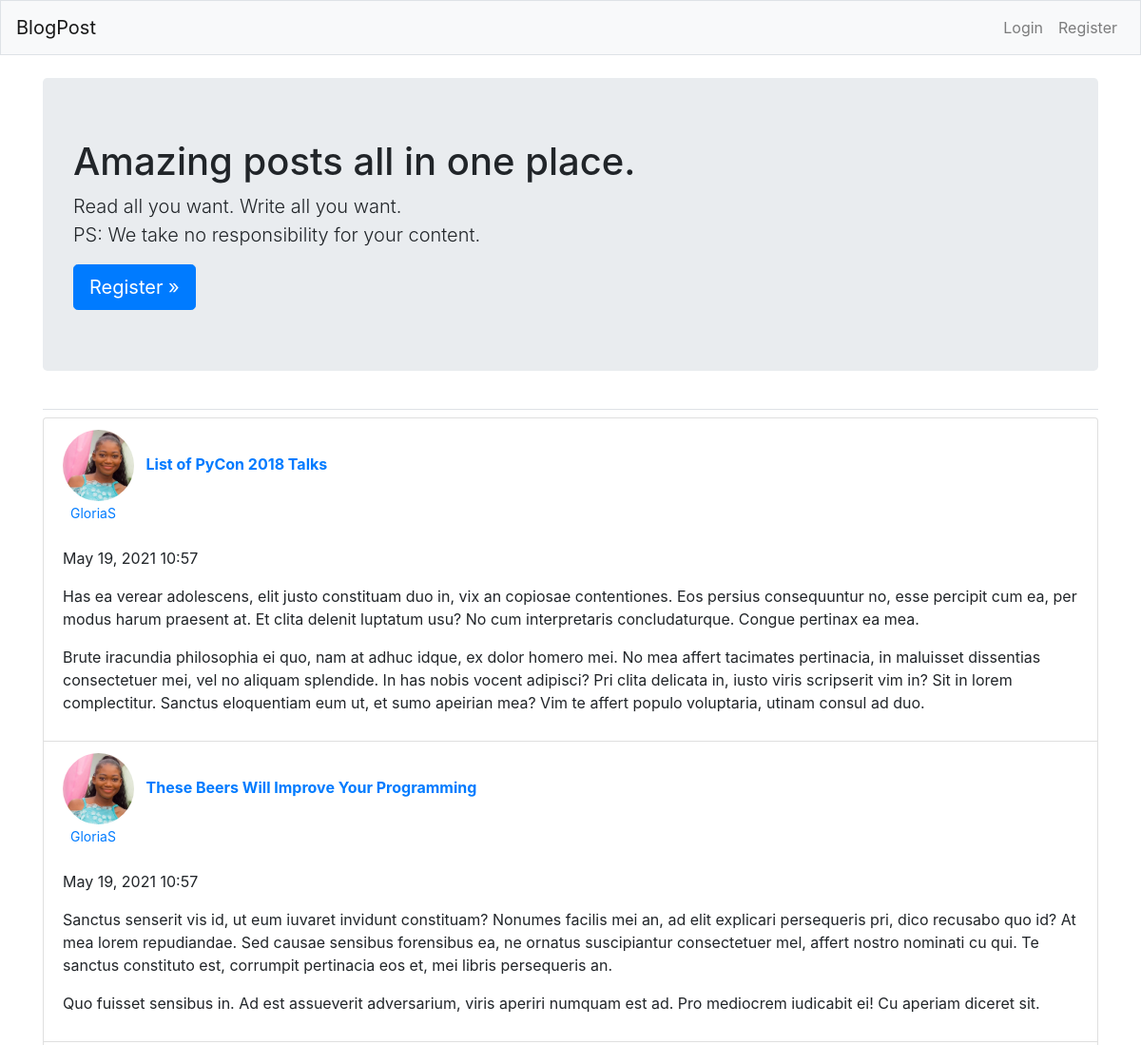
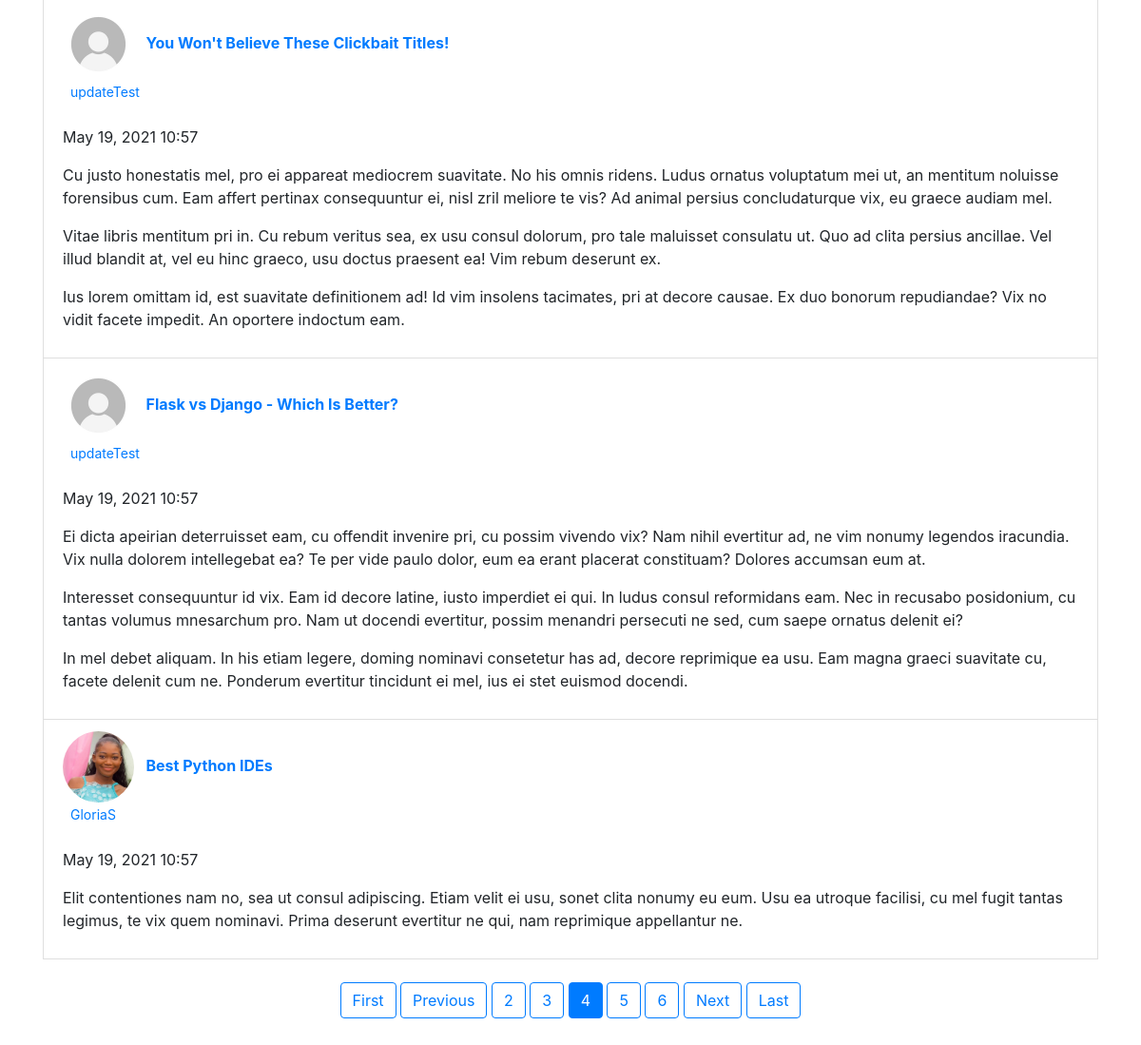
/?page=4, run on the app's committed database (2 pictures, top to bottom).
### BlogPost/models.py (models this page shows)
class BlogPost(models.Model):
    title = models.CharField(max_length=50)
    text = models.TextField()
    date_added = models.DateTimeField(auto_now_add=True)
    owner = models.ForeignKey(User, on_delete=models.CASCADE)
    def __str__(self):
        return self.title

### users/models.py (models this page shows, shortened)
class Profile(models.Model):
    user = models.OneToOneField(User, on_delete=models.CASCADE)
    image = models.ImageField(default='default.jpeg', upload_to='profile_pics')

### BlogPost/views.py (the view)
# urls.py: path('', views.BlogList.as_view(), name='index'),
class BlogList(ListView):
    model = BlogPost
    template_name = 'BlogPost/index.html'
    context_object_name = 'posts'
    ordering = ['-date_added']
    paginate_by = 5

### BlogPost/templates/BlogPost/index.html
{% extends "BlogPost/base.html" %}
{% block page_header %}
    <div class="jumbotron">
        <h1 class="display-5">Amazing posts all in one place.</h1>
        <p class="lead">Read all you want. Write all you want.
            <br>PS: We take no responsibility for your content.
        </p>
        {% if user.is_authenticated %}
        <h4><a href="{% url 'BlogPost:new_blog' %}">Add new blog post</a></h4>
        {% else %}
        <a class="btn btn-lg btn-primary" href="{% url 'users:register' %}"
            role="button">Register &raquo;</a>
        {% endif %}
    </div>
{% endblock page_header %}
{% block content %}
    <ul class="list-group ">
        {% for post in posts %}
        <li class="list-group-item">
            <img class="rounded-circle account-img avatar" width="75px" height="75px" src="{{ post.owner.profile.image.url }}">
            <a class="ml-2" href="{% url 'BlogPost:blog_detail' post.id %}">
                <b>{{ post }}<br><a href="{% url 'BlogPost:user_posts' post.owner.username %}">
                    <small class="ml-2">{{ post.owner }}</small>
                </a></b>
            </a>
            <br><br>
            <p>{{ post.date_added|date:'M d, Y H:i' }}</p>
            <p>{{ post.text|linebreaks }}</p>
        </li>
        {% empty %}
            <p>No blog posts have been added.</p>
        {% endfor %}
        {% if page_obj.has_other_pages %}
            <center><p class="pt-4 mb-4">
                {% if page_obj.has_previous %}
                    <a class="btn btn-outline-primary mb-4" href="?page=1">First</a>
                    <a class="btn btn-outline-primary mb-4" href="?page={{ page_obj.previous_page_number }}">Previous</a>
                {% endif %}
                {% for num in page_obj.paginator.page_range %}
                    {% if page_obj.number == num %}
                        <a class='btn btn-primary mb-4' href="?page={{ num }}">{{ num }}</a>
                    {% elif num > page_obj.number|add:'-3' and num < page_obj.number|add:'3' %}
                        <a class='btn btn-outline-primary mb-4' href="?page={{ num }}">{{ num }}</a>
                    {% endif %}
                {% endfor %}
                {% if page_obj.has_next %}
                    <a class="btn btn-outline-primary mb-4" href="?page={{ page_obj.next_page_number }}">Next</a>
                    <a class="btn btn-outline-primary mb-4" href="?page={{ page_obj.paginator.num_pages }}">Last</a>
                {% endif %}
            </p></center>
        {% endif %}
    </ul>
{% endblock content %}

### data on the page
BlogPost: owner.profile.image (picture), title "List of PyCon 2018 Talks", owner "GloriaS", date_added "May 19, 2021 10:57", text "Has ea verear adolescens, elit justo constituam duo in, vix an copiosae contentiones. Eos persius consequuntur no, esse percipit cum ea, per modus harum praesent at. Et clita delenit luptatum usu? No cum interpretaris concludaturque. Congue pertinax ea mea. Brute iracundia philosophia ei quo, nam at adhuc idque, ex dolor homero mei. No mea affert tacimates pertinacia, in maluisset dissentias consectetuer mei, vel no aliquam splendide. In has nobis vocent adipisci? Pri clita delicata in, iusto viris scripserit vim in? Sit in lorem complectitur. Sanctus eloquentiam eum ut, et sumo apeirian mea? Vim te affert populo voluptaria, utinam consul ad duo."
BlogPost: owner.profile.image (picture), title "These Beers Will Improve Your Programming", owner "GloriaS", date_added "May 19, 2021 10:57", text "Sanctus senserit vis id, ut eum iuvaret invidunt constituam? Nonumes facilis mei an, ad elit explicari persequeris pri, dico recusabo quo id? At mea lorem repudiandae. Sed causae sensibus forensibus ea, ne ornatus suscipiantur consectetuer mel, affert nostro nominati cu qui. Te sanctus constituto est, corrumpit pertinacia eos et, mei libris persequeris an. Quo fuisset sensibus in. Ad est assueverit adversarium, viris aperiri numquam est ad. Pro mediocrem iudicabit ei! Cu aperiam diceret sit."
BlogPost: owner.profile.image (placeholder picture), title "You Won't Believe These Clickbait Titles!", owner "updateTest", date_added "May 19, 2021 10:57", text "Cu justo honestatis mel, pro ei appareat mediocrem suavitate. No his omnis ridens. Ludus ornatus voluptatum mei ut, an mentitum noluisse forensibus cum. Eam affert pertinax consequuntur ei, nisl zril meliore te vis? Ad animal persius concludaturque vix, eu graece audiam mel. Vitae libris mentitum pri in. Cu rebum veritus sea, ex usu consul dolorum, pro tale maluisset consulatu ut. Quo ad clita persius ancillae. Vel illud blandit at, vel eu hinc graeco, usu doctus praesent ea! Vim rebum deserunt ex. Ius lorem omittam id, est suavitate definitionem ad! Id vim insolens tacimates, pri at decore causae. Ex duo bonorum repudiandae? Vix no vidit facete impedit. An oportere indoctum eam."
BlogPost: owner.profile.image (placeholder picture), title "Flask vs Django - Which Is Better?", owner "updateTest", date_added "May 19, 2021 10:57", text "Ei dicta apeirian deterruisset eam, cu offendit invenire pri, cu possim vivendo vix? Nam nihil evertitur ad, ne vim nonumy legendos iracundia. Vix nulla dolorem intellegebat ea? Te per vide paulo dolor, eum ea erant placerat constituam? Dolores accumsan eum at. Interesset consequuntur id vix. Eam id decore latine, iusto imperdiet ei qui. In ludus consul reformidans eam. Nec in recusabo posidonium, cu tantas volumus mnesarchum pro. Nam ut docendi evertitur, possim menandri persecuti ne sed, cum saepe ornatus delenit ei? In mel debet aliquam. In his etiam legere, doming nominavi consetetur has ad, decore reprimique ea usu. Eam magna graeci suavitate cu, facete delenit cum ne. Ponderum…"
BlogPost: owner.profile.image (picture), title "Best Python IDEs", owner "GloriaS", date_added "May 19, 2021 10:57", text "Elit contentiones nam no, sea ut consul adipiscing. Etiam velit ei usu, sonet clita nonumy eu eum. Usu ea utroque facilisi, cu mel fugit tantas legimus, te vix quem nominavi. Prima deserunt evertitur ne qui, nam reprimique appellantur ne."

### other printed values
{{ num }} "2" "3" "5" "6"
{{ num }} "4"
